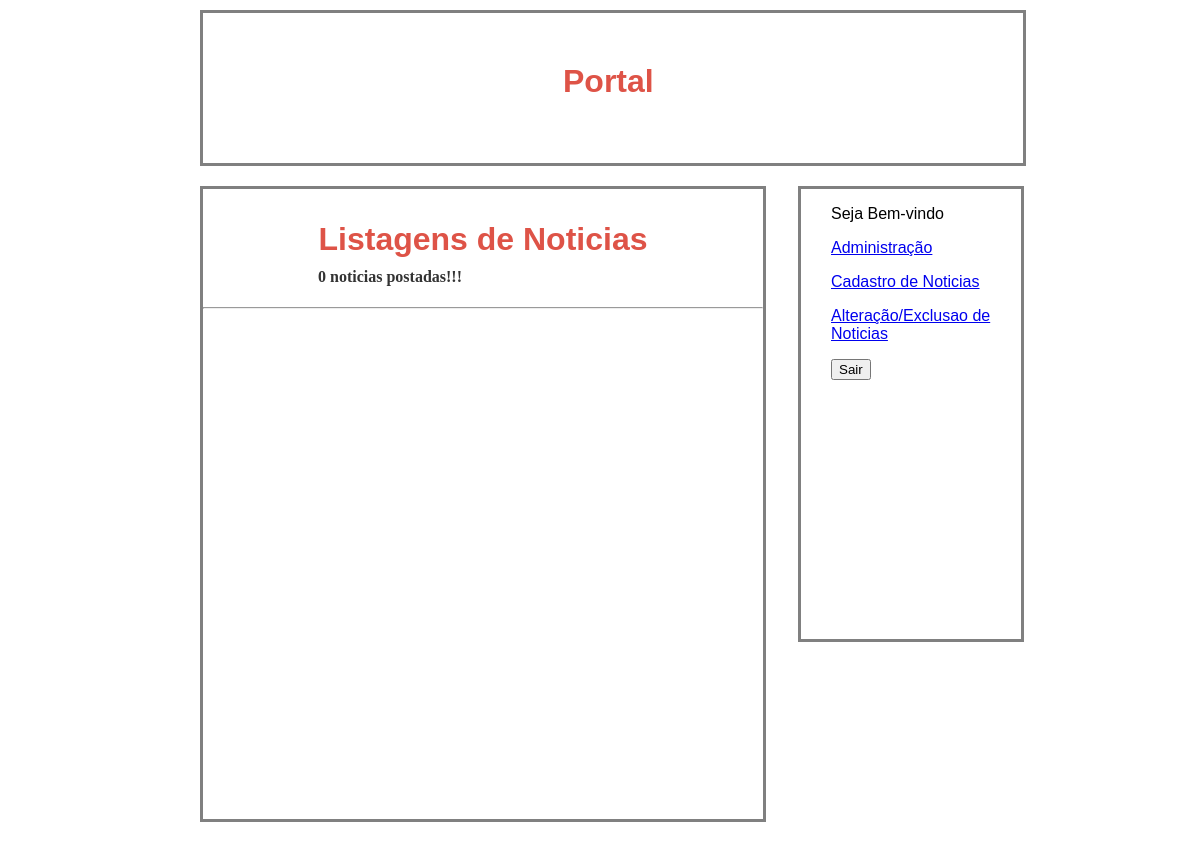
The app's page /Administracao.php, older data.
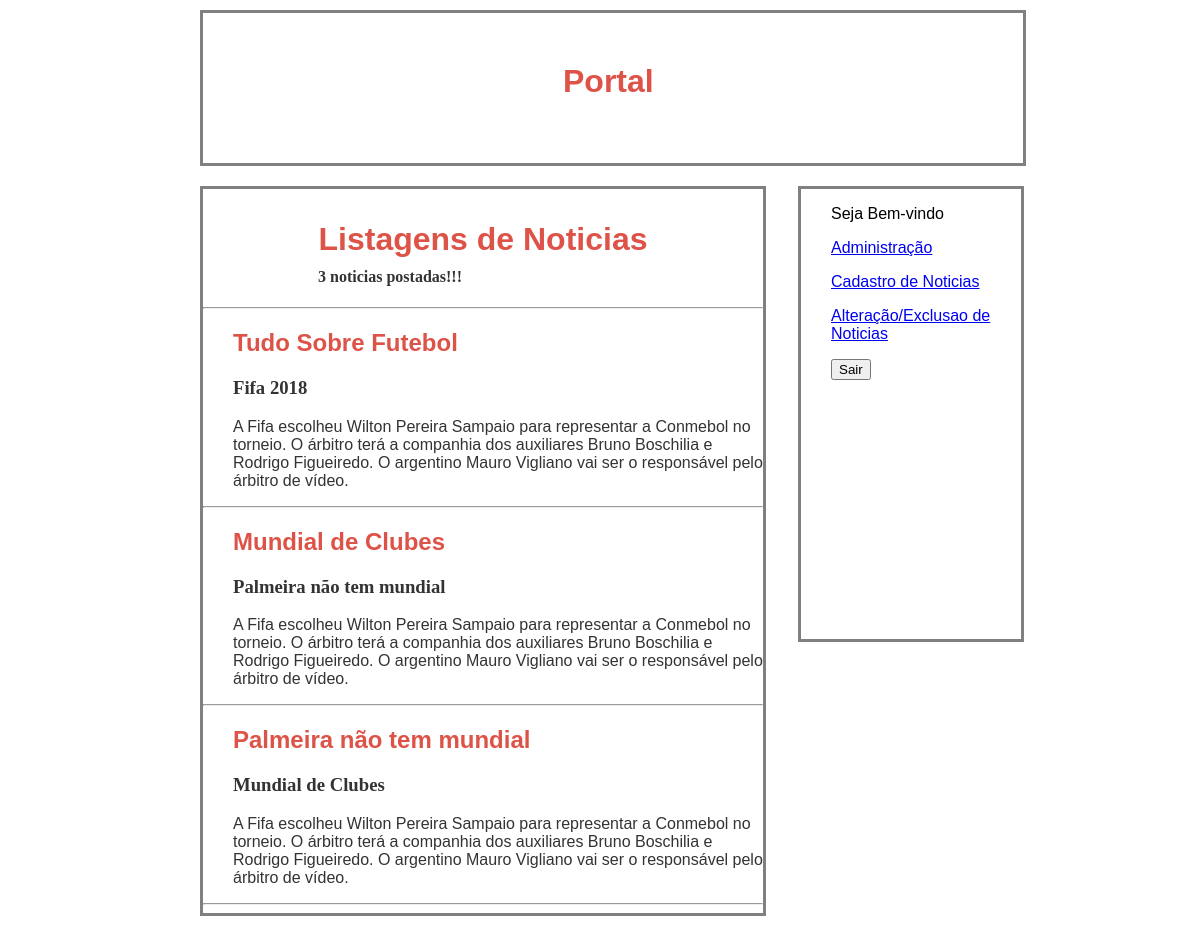
The same page, newer data.
### tables this page shows
CREATE TABLE `noticias` (
  `COD_NOT` int(5) NOT NULL AUTO_INCREMENT,
  `MACHETE_NOT` varchar(30) NOT NULL,
  `RESUMO_NOT` varchar(50) NOT NULL,
  `TEXTO_NOT` longtext NOT NULL,
  PRIMARY KEY (`COD_NOT`)
);

### Administracao.php (the view, shortened to what this page needs)
<?php
    require 'conexao.php';
?>
<html>
	<head>
        <link rel="stylesheet" href="css/admin.css" />
    </head>
		<body>
		<div id="site">
		<div id="BANNER">
			<h1>Portal</h1>
		</div>
		<div id = "Locais">
			<p class="texl"> Seja Bem-vindo</p>
			<div id = "link">
				<a href="Administracao.php">Administração</a><p>
				<a href="cadastra_noticia.php">Cadastro de Noticias</a><p>
				<a href="Altera_Exclui_Noticia.php">Alteração/Exclusao de Noticias</a></p>
				<form method="POST">
					<input type="submit" value="Sair">
				</form>
			</div>
		</div>
			<div id="conteudo">
				<center><h1 style="padding-bottom: 0">Listagens de Noticias</h1></center>
				<?php
					$sql = $pdo->query("SELECT * FROM noticias");
					echo "<h4 style='margin-top: 0;padding-left:115px'>".$sql->rowCount()." noticias postadas!!! </h4><hr>";
					if ($sql->rowCount() > 0) {
						foreach ($sql->fetchAll() as $item) {
							echo "<h2>".$item['MACHETE_NOT']."</h2>";
							echo "<h3>".$item['RESUMO_NOT']."</h3>";
							echo "<p class='p'>".$item['TEXTO_NOT']."</p>";
							echo "<hr>";
						}
					}
				?>
			</div>
		</div>
	</body>
</html>

Row changes from the older to the newer data that the page shows:
added noticias: MACHETE_NOT "Tudo Sobre Futebol", RESUMO_NOT "Fifa 2018", TEXTO_NOT "A Fifa escolheu Wilton Pereira Sampaio para representar a Conmebol no torneio. O árbitro terá a companhia dos auxiliares Bruno Boschilia e Rodrigo Figueiredo. O argentino Mauro Vigliano vai ser o responsável pelo árbitro de vídeo."
added noticias: MACHETE_NOT "Mundial de Clubes", RESUMO_NOT "Palmeira não tem mundial", TEXTO_NOT "A Fifa escolheu Wilton Pereira Sampaio para representar a Conmebol no torneio. O árbitro terá a companhia dos auxiliares Bruno Boschilia e Rodrigo Figueiredo. O argentino Mauro Vigliano vai ser o responsável pelo árbitro de vídeo."
added noticias: MACHETE_NOT "Palmeira não tem mundial", RESUMO_NOT "Mundial de Clubes", TEXTO_NOT "A Fifa escolheu Wilton Pereira Sampaio para representar a Conmebol no torneio. O árbitro terá a companhia dos auxiliares Bruno Boschilia e Rodrigo Figueiredo. O argentino Mauro Vigliano vai ser o responsável pelo árbitro de vídeo."
Text that changed along with them:
$sql->rowCount(): "0" → "3"
